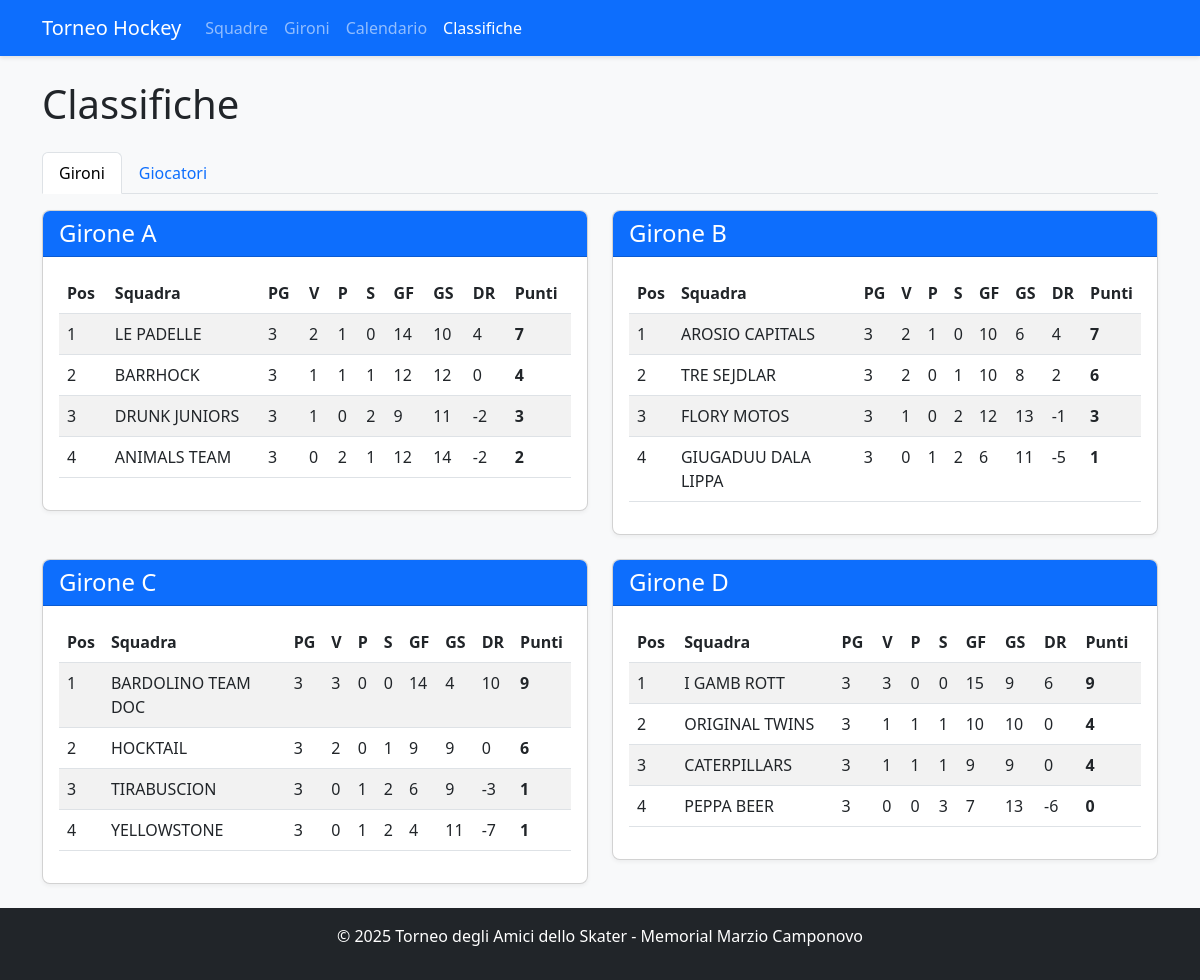
Screenshot of /standings with the database file from the repository.
### app.py (models this page shows, shortened)
class Team(db.Model):
    id = db.Column(db.Integer, primary_key=True)
    name = db.Column(db.String(100), nullable=False, unique=True)
    group = db.Column(db.String(1))  # A, B, C, or D
    players = db.relationship('Player', backref='team', lazy=True)
    matches = db.relationship(
        'Match',
        primaryjoin="or_(Team.id == Match.team1_id, Team.id == Match.team2_id)",
        lazy=True,
        overlaps="team1,team2"
    )
    wins = db.Column(db.Integer, default=0)
    losses = db.Column(db.Integer, default=0)
    draws = db.Column(db.Integer, default=0)
    goals_for = db.Column(db.Integer, default=0)
    goals_against = db.Column(db.Integer, default=0)
    points = db.Column(db.Integer, default=0)
    @property
    def goal_difference(self):
        return self.goals_for - self.goals_against
    @property
    def games_played(self):
        return self.wins + self.losses + self.draws

### app.py (the view, shortened to what this page needs)
@app.route('/standings')
def standings():
    group_standings = {}
    for group in ['A', 'B', 'C', 'D']:
        teams = Team.query.filter_by(group=group).order_by(
            Team.points.desc(),
            (Team.goals_for - Team.goals_against).desc(),
            Team.goals_for.desc()
        ).all()
        group_standings[group] = teams
    all_players = Player.query.all()
    try:
        if db.inspect(db.engine).has_table('player_match_stats'):
            players_with_stats = []
            for player in all_players:
                total_goals = sum(stat.goals for stat in player.match_stats) if hasattr(player, 'match_stats') else player.goals
                total_assists = sum(stat.assists for stat in player.match_stats) if hasattr(player, 'match_stats') else player.assists
                total_penalties = sum(stat.penalties for stat in player.match_stats) if hasattr(player, 'match_stats') else player.penalties
                if total_goals > 0 or total_assists > 0 or total_penalties > 0:
                    player.display_goals = total_goals
                    player.display_assists = total_assists
                    player.display_penalties = total_penalties
                    players_with_stats.append(player)
            top_scorers = sorted(players_with_stats, key=lambda p: p.display_goals, reverse=True)[:10]
            top_assists = sorted(players_with_stats, key=lambda p: p.display_assists, reverse=True)[:10]
            most_penalties = sorted(players_with_stats, key=lambda p: p.display_penalties, reverse=True)[:10]
    except Exception as e:
        top_scorers = Player.query.filter(Player.goals > 0).order_by(Player.goals.desc()).limit(10).all()
        top_assists = Player.query.filter(Player.assists > 0).order_by(Player.assists.desc()).limit(10).all()
        most_penalties = Player.query.filter(Player.penalties > 0).order_by(Player.penalties.desc()).limit(10).all()
        for player in top_scorers:
            player.display_goals = player.goals
        for player in top_assists:
            player.display_assists = player.assists
        for player in most_penalties:
            player.display_penalties = player.penalties
    return render_template('standings.html',
                          group_standings=group_standings,
                          top_scorers=top_scorers,
                          top_assists=top_assists,
                          most_penalties=most_penalties)

### app.py (called while the page is built)
def format_tournament_dates():
    dates = get_tournament_dates()
    formatted = {}
    for key, date_obj in dates.items():
        formatted[key] = {
            'date': date_obj,
            'formatted': date_obj.strftime('%d/%m/%Y'),
            'day_name': date_obj.strftime('%A'),
            'day_name_it': {
                'Monday': 'Lunedì',
                'Tuesday': 'Martedì',
                'Wednesday': 'Mercoledì',
                'Thursday': 'Giovedì',
                'Friday': 'Venerdì',
                'Saturday': 'Sabato',
                'Sunday': 'Domenica'
            }.get(date_obj.strftime('%A'), date_obj.strftime('%A'))
        }
    return formatted

@app.context_processor
def inject_tournament_dates():
    try:
        formatted_dates = format_tournament_dates()
        return {'tournament_dates': formatted_dates}
    except Exception as e:
        current_year = datetime.now().year
        return {
            'tournament_dates': {
                'qualification_day1': {
                    'date': datetime(current_year, 7, 13).date(),
                    'formatted': f'13/07/{current_year}',
                    'day_name_it': 'Sabato'
                },
                'qualification_day2': {
                    'date': datetime(current_year, 7, 14).date(),
                    'formatted': f'14/07/{current_year}',
                    'day_name_it': 'Domenica'
                }
            }
        }

### templates/standings.html (shortened to what this page needs)
<!DOCTYPE html>
<html lang="it">
<head>
    <link rel="stylesheet" href="https://cdn.jsdelivr.net/npm/bootstrap@5.3.0/dist/css/bootstrap.min.css">
    <link rel="stylesheet" href="{{ url_for('static', filename='style.css') }}">
</head>
<body class="d-flex flex-column min-vh-100">
    <nav class="navbar navbar-expand-lg navbar-dark bg-primary">
        <div class="container">
            <a class="navbar-brand" href="{{ url_for('index') }}">Torneo Hockey</a>
            <div class="collapse navbar-collapse" id="navbarNav">
                <ul class="navbar-nav">
                    <li class="nav-item">
                        <a class="nav-link" href="{{ url_for('teams') }}">Squadre</a>
                    </li>
                    <li class="nav-item">
                        <a class="nav-link" href="{{ url_for('groups') }}">Gironi</a>
                    </li>
                    <li class="nav-item">
                        <a class="nav-link" href="{{ url_for('schedule') }}">Calendario</a>
                    </li>
                    <li class="nav-item">
                        <a class="nav-link active" href="{{ url_for('standings') }}">Classifiche</a>
                    </li>
                </ul>
            </div>
        </div>
    </nav>
    <div class="container mt-4">
        <h1>Classifiche</h1>
        <ul class="nav nav-tabs mt-4" id="myTab" role="tablist">
            <li class="nav-item" role="presentation">
                <button class="nav-link active" id="groups-tab" data-bs-toggle="tab" data-bs-target="#groups" type="button" role="tab">Gironi</button>
            </li>
            <li class="nav-item" role="presentation">
                <button class="nav-link" id="players-tab" data-bs-toggle="tab" data-bs-target="#players" type="button" role="tab">Giocatori</button>
            </li>
        </ul>
        <div class="tab-content mt-3" id="myTabContent">
            <div class="tab-pane fade show active" id="groups" role="tabpanel">
                <div class="row">
                    {% for group, teams in group_standings.items() %}
                        <div class="col-md-6 mb-4">
                            <div class="card">
                                <div class="card-header bg-primary text-white">
                                    <h4 class="mb-0">Girone {{ group }}</h4>
                                </div>
                                <div class="card-body">
                                    <div class="table-responsive">
                                        <table class="table table-striped">
                                            <thead>
                                                <tr>
                                                    <th>Pos</th>
                                                    <th>Squadra</th>
                                                    <th>PG</th>
                                                    <th>V</th>
                                                    <th>P</th>
                                                    <th>S</th>
                                                    <th>GF</th>
                                                    <th>GS</th>
                                                    <th>DR</th>
                                                    <th>Punti</th>
                                                </tr>
                                            </thead>
                                            <tbody>
                                                {% for team in teams %}
                                                    <tr>
                                                        <td>{{ loop.index }}</td>
                                                        <td>{{ team.name }}</td>
                                                        <td>{{ team.games_played }}</td>
                                                        <td>{{ team.wins }}</td>
                                                        <td>{{ team.draws }}</td>
                                                        <td>{{ team.losses }}</td>
                                                        <td>{{ team.goals_for }}</td>
                                                        <td>{{ team.goals_against }}</td>
                                                        <td>{{ team.goal_difference }}</td>
                                                        <td><strong>{{ team.points }}</strong></td>
                                                    </tr>
                                                {% endfor %}
                                            </tbody>
                                        </table>
                                    </div>
                                </div>
                            </div>
                        </div>
                    {% endfor %}
                </div>
            </div>
        </div>
    </div>
    <footer class="bg-dark text-white py-3 mt-auto">
        <div class="container text-center">
            <p>© 2025 Torneo degli Amici dello Skater - Memorial Marzio Camponovo</p>
        </div>
    </footer>
</body>
</html>

### static/style.css (style rules this page uses)
body { font-family: "Segoe UI", Tahoma, Geneva, Verdana, sans-serif; background-color: #f8f9fa; }
.navbar { box-shadow: 0 2px 4px rgba(0, 0, 0, 0.1); }
.card { box-shadow: 0 2px 4px rgba(0, 0, 0, 0.05); border-radius: 8px; overflow: hidden; }
.card-header { font-weight: 600; }
.table th { font-weight: 600; }
footer { margin-top: 2rem; }

### rows the page displays
Team: name "LE PADELLE", games_played "3", wins "2", draws "1", losses "0", goals_for "14", goals_against "10", goal_difference "4", points "7"
Team: name "BARRHOCK", games_played "3", wins "1", draws "1", losses "1", goals_for "12", goals_against "12", goal_difference "0", points "4"
Team: name "DRUNK JUNIORS", games_played "3", wins "1", draws "0", losses "2", goals_for "9", goals_against "11", goal_difference "-2", points "3"
Team: name "ANIMALS TEAM", games_played "3", wins "0", draws "2", losses "1", goals_for "12", goals_against "14", goal_difference "-2", points "2"
Team: name "AROSIO CAPITALS", games_played "3", wins "2", draws "1", losses "0", goals_for "10", goals_against "6", goal_difference "4", points "7"
Team: name "TRE SEJDLAR", games_played "3", wins "2", draws "0", losses "1", goals_for "10", goals_against "8", goal_difference "2", points "6"
Team: name "FLORY MOTOS", games_played "3", wins "1", draws "0", losses "2", goals_for "12", goals_against "13", goal_difference "-1", points "3"
Team: name "GIUGADUU DALA LIPPA", games_played "3", wins "0", draws "1", losses "2", goals_for "6", goals_against "11", goal_difference "-5", points "1"
Team: name "BARDOLINO TEAM DOC", games_played "3", wins "3", draws "0", losses "0", goals_for "14", goals_against "4", goal_difference "10", points "9"
Team: name "HOCKTAIL", games_played "3", wins "2", draws "0", losses "1", goals_for "9", goals_against "9", goal_difference "0", points "6"
Team: name "TIRABUSCION", games_played "3", wins "0", draws "1", losses "2", goals_for "6", goals_against "9", goal_difference "-3", points "1"
Team: name "YELLOWSTONE", games_played "3", wins "0", draws "1", losses "2", goals_for "4", goals_against "11", goal_difference "-7", points "1"
Team: name "I GAMB ROTT", games_played "3", wins "3", draws "0", losses "0", goals_for "15", goals_against "9", goal_difference "6", points "9"
Team: name "ORIGINAL TWINS", games_played "3", wins "1", draws "1", losses "1", goals_for "10", goals_against "10", goal_difference "0", points "4"
Team: name "CATERPILLARS", games_played "3", wins "1", draws "1", losses "1", goals_for "9", goals_against "9", goal_difference "0", points "4"
Team: name "PEPPA BEER", games_played "3", wins "0", draws "0", losses "3", goals_for "7", goals_against "13", goal_difference "-6", points "0"

### other values shown
{{ group }} "A" "B" "C" "D"
